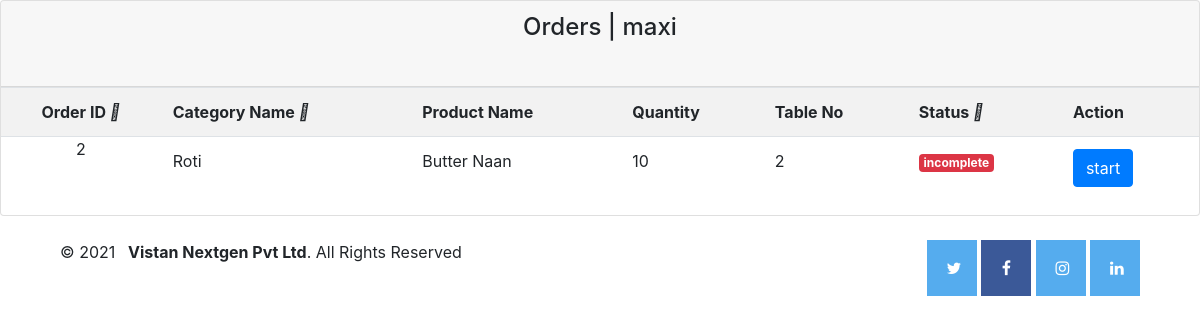
The page /api/details/2/ on the database its author committed.
### testapp/models.py (models this page shows, shortened)
class Chef(models.Model):
    chef_id=models.IntegerField()
    chef_name=models.CharField(max_length=100,unique=True)
    chef_image=models.ImageField(default='media')
    category_name=models.ManyToManyField(Category)
    product_name=models.CharField(max_length=100)
    orders_completed=models.IntegerField(default=0)
    description=models.TextField(null=True,blank=True)
    mobile=models.CharField(max_length=100)
    status=models.BooleanField(default=True)
    created_at=models.DateTimeField(auto_now_add=True)
    updated_at=models.DateTimeField(auto_now_add=True)
    class Meta:
        verbose_name='Chef'
        verbose_name_plural='Chefs'
    def __str__(self):
        return '{}' .format(self.chef_name)

class OrderItem(models.Model):
    order_id=models.CharField(max_length=30,null=True,blank=True)
    category_id=models.IntegerField()
    category_name=models.CharField(max_length=100)
    product_id=models.IntegerField()
    product_name=models.CharField(max_length=100)
    quantity=models.IntegerField()
    price=models.DecimalField(max_digits=20,decimal_places=2)
    description=models.TextField(null=True,blank=True)
    created_at=models.DateTimeField(auto_now_add=True)
    updated_at=models.DateTimeField(auto_now_add=True)
    allocation=models.BooleanField(default=False)
    table_no=models.IntegerField()
    prepared_by=models.CharField(max_length=100,blank=True,null=True)
    status=models.CharField(max_length=20, choices=allocation_choices, default='incomplete')
    class Meta:
        verbose_name='OrderItem'
        verbose_name_plural='OrderItems'

### testapp/views.py (the view, shortened to what this page needs)
# urls.py: path('details/<int:id>/', views.chefdetailsview,name='details'),# CHEF DETAILS PAGE URL
def chefdetailsview(request,id):
    chef=Chef.objects.get(id=id)
    print(chef.chef_name)
    orderitem=OrderItem.objects.filter(Q(prepared_by = chef.chef_name) & ( Q(status = 'incomplete') | Q(status = 'pending')))
    if len(orderitem) == 1:
        alloc_1 = orderitem[0]
        return render(request, 'testapp/chef_detail.html', {
                                                        'chef' : chef,
                                                        'orderitem':  orderitem,
                                                        'alloc_1' : alloc_1,
                                                        })
    else:
        return render(request, 'testapp/chef_detail.html', {
                                                'chef' : chef,
                                                'orderitem':  orderitem,
                                                })

### testapp/templates/testapp/chef_detail.html (shortened to what this page needs)
<!DOCTYPE html>
<html lang="en">
  {% load static %}
<head>
  <link rel="stylesheet" href="{% static 'css/chef_detail.css' %}">
  <link rel="stylesheet" href="https://cdn.jsdelivr.net/npm/bootstrap@4.6.1/dist/css/bootstrap.min.css">
  <link rel="stylesheet" href="https://cdnjs.cloudflare.com/ajax/libs/font-awesome/4.7.0/css/font-awesome.min.css">
</head>
<body>
    <div class="card card-warning">
        <div class="card-header" align="center">
            <h4>Orders | {{chef}}</h4>
            <div class="card-header-action"><br></div>
        </div>
        <div class="table-responsive">
            <div class="card-body p-0">
                {% if orderitem %}
                    <table class="table table-striped" id = "myTable">
                        <tr>
                            <th class="text-center" onclick="sortTable(0)">Order ID&nbsp;<i class="fas fa-sort"></i></th>
                            <th onclick="sortTable(1)">Category Name&nbsp;<i class="fas fa-sort"></i></th>
                            <th>Product Name</th>
                            <th>Quantity</th>
                            <th>Table No</th>
                            <th onclick="sortTable(4)">Status&nbsp;<i class="fas fa-sort"></i></th>
                            <th>Action</th>
                        </tr>
                        <tr>
                            <td class="p-0 text-center">{{alloc_1.id}} </td>
                            <td>{{alloc_1.category_name|title}}</td>
                            <td>{{alloc_1.product_name|title}}</td>
                            <td>{{alloc_1.quantity}}</td>
                            <td>{{alloc_1.table_no}}</td>
                            <td>
                                {% ifequal alloc_1.status 'pending'%}
                                    <div class="badge badge-warning">{{alloc_1.status}}</div>
                                {% else %}
                                    <div class="badge badge-danger">{{alloc_1.status}}</div>
                                {% endifequal %}
                            </td>
                            <td>
                                {% ifequal alloc_1.status 'incomplete' %}
                                    <a  class="btn btn-md btn-primary"
                                        style="text-decoration: none;"
                                        href="{% url 'testapp:pending-alloc-status' alloc_1.id  chef.id%}"
                                        data-toggle="tooltip" data-placement="top"
                                        title="start">
                                        start
                                    </a>&nbsp;
                                {% endifequal %}
                            </td>
                        </tr>
                    </table>
                {% else %}
                {% comment %} if chef dont have any orders this else part will execute {% endcomment %}
                <br>
                    <h6 class="text-center" style="color: orangered;">No orders till now ! </h6>
                <br>
                {% endif %}
            </div>
        </div>
    </div>
        <footer id="footer">
            <div class="container d-md-flex py-4" >
              <div class="container" align="left">
                <div class="copyright">
                  &copy; 2021 &nbsp;<strong><span> Vistan Nextgen Pvt Ltd</span></strong>. All Rights Reserved
                </div>
              </div>
              <div class="container" align="right">
                <a href="https://twitter.com/nextgenvistan" class="twitter"><i class="fa fa-twitter"></i></a>
                <a href="https://www.facebook.com/vistannextgen1/" class="facebook"><i class="fa fa-facebook"></i></a>
                <a href="https://www.instagram.com/vistannextgen/" class="instagram"><i class="fa fa-instagram"></i></a>
                <a href="https://in.linkedin.com/company/vistannextgen" class="linkedin"><i class="fa fa-linkedin"></i></a>
              </div>
            </div>
          </footer>
</body>
</html>

### testapp/static/css/chef_detail.css (style rules this page uses)
.fa { padding: 20px; font-size: 30px; width: 50px; text-align: right; text-decoration: none; }
.fa-facebook { background: #3B5998; color: white; }
.fa-twitter { background: #55ACEE; color: white; }
.fa-instagram { background: #55ACEE; color: white; }
.fa-linkedin { background: #55ACEE; color: white; }

### rows shown on the page
Chef: chef_name "maxi"
OrderItem: id "2", category_name "Roti", product_name "Butter Naan", quantity "10", table_no "2", status "incomplete"
